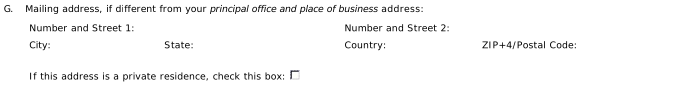
#> input picture data_extraction_img/g.png, 676 x 96 px, found by its file name
$ python detect_img2.py
#> lines starting #> are read from the running program, lines starting #| are printed output that depends on the picture; after the words box and inside, x2 and y2 are one past the last pixel; in counts of white or black regions, pixels touching at a corner belong together; long printed decimals are rounded
"""
sequencial script for detecting data on pdf
"""
# reading png file using PILLOW library
# cause cv2 library failing to load some png files
# then we will convert it into cv2 image
import os
cdir = os.path.join(os.getcwd(), 'tst_papper')

from PIL import Image
import numpy as np
pil_image = Image.open(os.path.join(cdir, "g.png")).convert("RGB")

img_cv = np.array(pil_image)
img_cv = img_cv[:, :, ::-1].copy()          # Convert RGB to BGR

import cv2
image = cv2.imread(os.path.join(cdir, "2.png"))
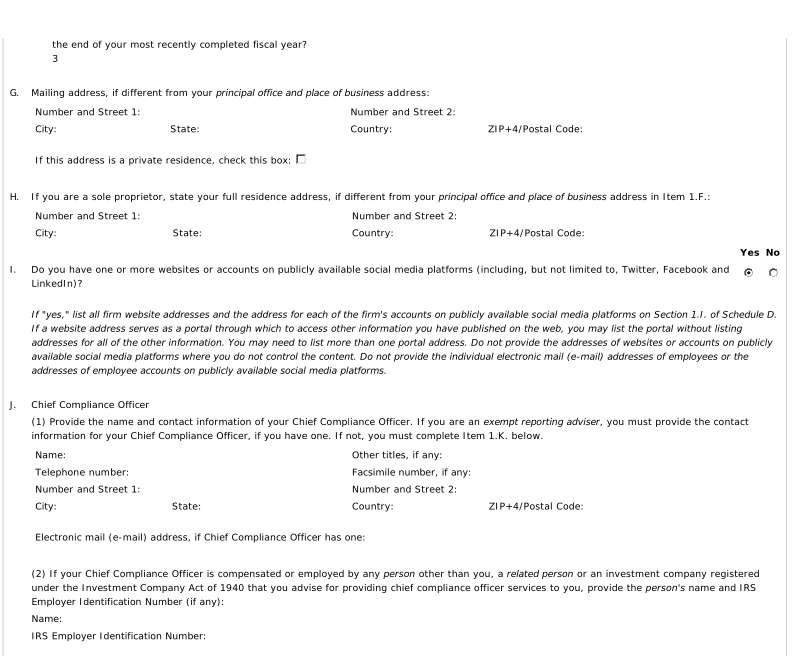
#> input picture data_extraction_img/2.png, 792 x 656 px, found by its file name
#> image is the input picture: shape (656, 792, 3); mean B, G, R 245.7, 245.7, 245.7

result = cv2.matchTemplate(image, img_cv, cv2.TM_CCOEFF_NORMED)
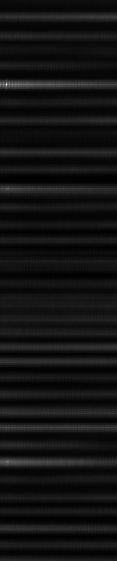
#> result: shape (561, 117) float32; min -0.0731, max 1, mean 0.00729; drawn with min black and max white
sin_val, max_val, min_loc, max_loc = cv2.minMaxLoc(result)
#> sin_val = -0.0731; max_val = 1; min_loc = (73, 275); max_loc = (6, 84)
print(cv2.minMaxLoc(result))
#| (-0.07307, 1, (73, 275), (6, 84))
top_left = max_loc
#> top_left = (6, 84)
bottom_right = (top_left[0]+pil_image.size[0], top_left[1]+pil_image.size[1])
#> bottom_right = (682, 180)
cv2.rectangle(image, top_left, bottom_right, (0, 255, 0), 5)
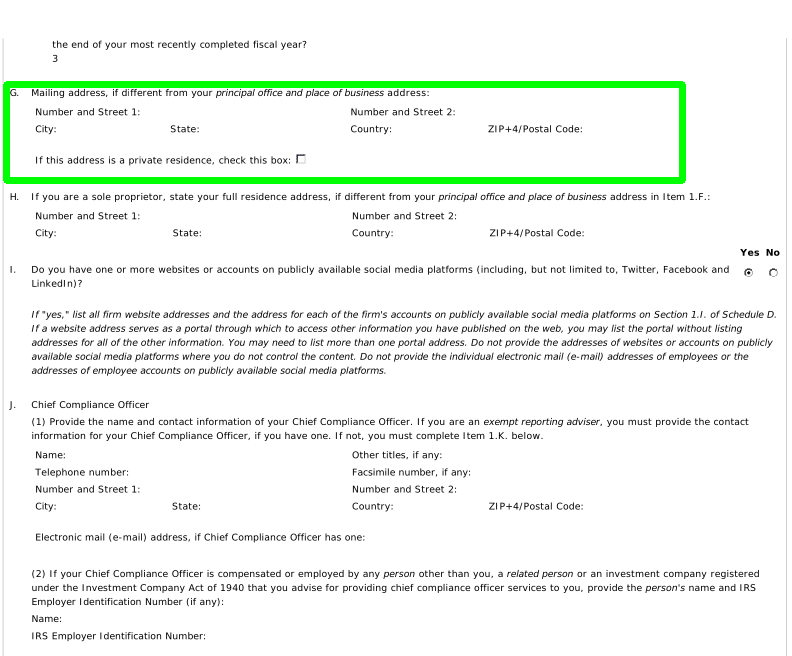
#> image: shape (656, 792, 3); 2.08% of pixels changed, all inside (x1, y1, x2, y2) = (3, 81, 686, 184)

cv2.imshow('object found', image)
cv2.waitKey(20)
